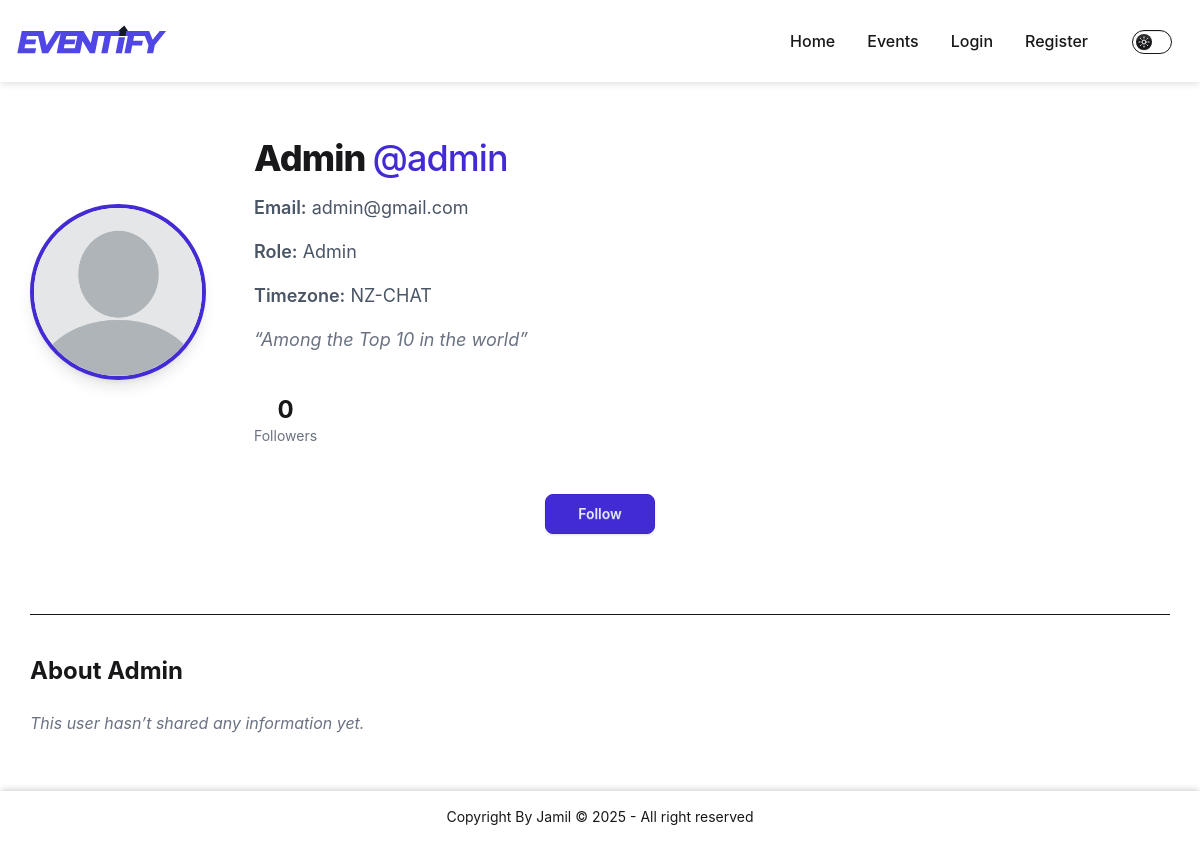
The app's page /user/admin/, older data.
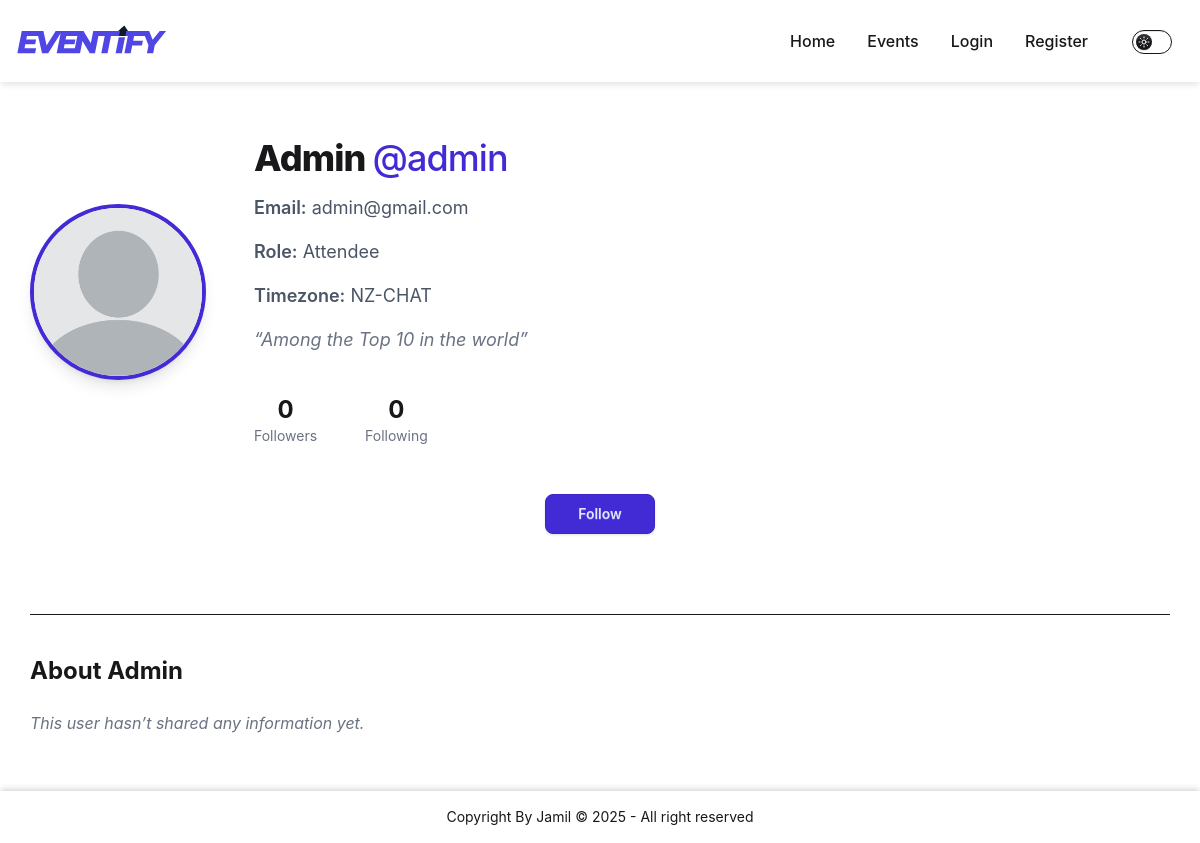
The same page, newer data.
### authentication/models.py (models this page shows, shortened)
class User(AbstractUser):
    ROLE_CHOICES = [
        ('admin', 'Admin'),
        ('organizer', 'Organizer'),
        ('attendee', 'Attendee'),
    ]
    id = models.UUIDField(
        primary_key=True,
        default=uuid.uuid4,
        editable=False
    )
    name = models.CharField(_("Full Name"), max_length=300, blank=False)
    email = models.EmailField(_("Email address"), unique=True)
    role = models.CharField(
        max_length=20, choices=ROLE_CHOICES, default='attendee'
    )
    tagline = models.CharField(_("Tagline"), max_length=150, blank=True)
    description = models.TextField(_("Description"), blank=True)
    following = models.ManyToManyField(
        'self',
        symmetrical=False,
        related_name='followers',
        blank=True
    )
    timezone = models.CharField(
        max_length=50,
        choices=[(tz, tz) for tz in pytz.all_timezones],
        default="UTC"
    )
    profile_pic = models.ImageField(
        upload_to='profiles/',
        blank=True,
        null=True
    )

### authentication/views.py (the view)
# urls.py: path('<str:username>/', views.profile, name='profile'),
def profile(request, username):
    if request.method == 'POST':
        ...
    user = get_object_or_404(User, username=username)
    return render(request, 'authentication/profile.html', {
        'user': user
    })

### templates/authentication/profile.html (shortened to what this page needs)
{% extends 'base.html' %}
{% load static thumbnail %}
{% block body %}
  <div class="min-h-[75dvh] flex flex-col items-center max-w-6xl w-[95%] mx-auto py-12">
    <div class="flex flex-col md:flex-row items-center md:items-start gap-12 w-full">
      <div class="relative">
        <div class="w-44 h-44 overflow-hidden rounded-full aspect-square border-4 border-primary shadow-lg">
          {% if user.profile_pic %}
            {% thumbnail user.profile_pic '176x176' crop='center' as thumb %}
            <img src="{{ thumb.url }}" width="{{ thumb.width }}" height="{{ thumb.height }}" alt="{{ user.name }}" class="aspect-square w-full h-full object-cover" />
            {% endthumbnail %}
          {% else %}
            <img src="{% static 'images/default-profile.webp' %}" alt="Default profile" class="aspect-square w-full h-full object-cover" />
          {% endif %}
        </div>
      </div>
      <div class="flex-1 flex flex-col gap-4">
        <h1 class="text-3xl md:text-4xl font-extrabold tracking-tight">
          {{ user.name }}
          <span class="text-primary font-medium">@{{ user.username }}</span>
        </h1>
        <p class="text-gray-600 text-lg">
          <span class="font-semibold">Email:</span> {{ user.email }}
        </p>
        <p class="text-gray-600 text-lg">
          <span class="font-semibold">Role:</span> {{ user.get_role_display }}
        </p>
        {% if user.timezone %}
          <p class="text-gray-600 text-lg">
            <span class="font-semibold">Timezone:</span> {{ user.timezone }}
          </p>
        {% endif %}
        {% if user.tagline %}
          <p class="italic text-gray-500 text-lg">“{{ user.tagline }}”</p>
        {% endif %}
        <div class="flex gap-12 mt-6">
          <div class="flex flex-col items-center">
            <span class="font-bold text-2xl">{{ user.followers.count }}</span>
            <span class="text-gray-500 text-sm">Followers</span>
          </div>
          {% if user.role == 'attendee' %}
            <div class="flex flex-col items-center">
              <span class="font-bold text-2xl">{{ user.following.count }}</span>
              <span class="text-gray-500 text-sm">Following</span>
            </div>
          {% endif %}
        </div>
      </div>
    </div>
    <div class="mt-12 flex flex-wrap gap-6 justify-center">
      {% if request.user != user %}
        <form method="post" action="{% url 'authentication:follow_toggle' user.username %}">
          <button type="submit" class="btn btn-primary px-8 py-2 rounded-lg shadow hover:scale-105 transition">
            {% if user in request.user.following.all %}
              Unfollow
            {% else %}
              Follow
            {% endif %}
          </button>
        </form>
      {% endif %}
    </div>
    <div class="mt-20 w-full border-t pt-10">
      <h2 class="text-2xl font-bold mb-6">About {{ user.name }}</h2>
      {% if user.description %}
        <p class="text-gray-700 leading-relaxed">{{ user.description }}</p>
      {% else %}
        <p class="text-gray-500 italic">This user hasn’t shared any information yet.</p>
      {% endif %}
    </div>
  </div>
{% endblock %}

### templates/base.html (shortened to what this page needs)
{% load static tailwind_tags %}
<!DOCTYPE html>
<html lang="en">
  <head>
    {% tailwind_css %}
    <link href="{% static 'css/flowbite.min.css' %}" rel="stylesheet" />
  </head>
  <body>
    {% include 'components/Navbar.html' %}
    {% block body %}{% endblock %}
    {% include 'components/footer.html' %}
  </body>
</html>

### templates/components/Navbar.html (shortened to what this page needs)
{% load static %}
<nav class="shadow-[0_4px_6px_-1px_rgba(0,0,0,0.1),0_-2px_4px_-2px_rgba(0,0,0,0.1)] mb-2">
  <div class="max-w-screen-xl flex flex-wrap items-center justify-between mx-auto p-4">
    <a href="{% url 'index' %}" class="flex items-center space-x-3 rtl:space-x-reverse"><img src="{% static 'Logo.svg' %}" class="h-8" alt="Logo" /></a>
    <div class="hidden w-full md:block md:w-auto" id="navbar-default">
      <ul class="justify-center item-start md:items-center font-medium flex flex-col p-4 md:p-0 mt-4 rounded-lg md:flex-row md:space-x-8 rtl:space-x-reverse md:mt-0">
        <li>
          <a href="{% url 'index' %}" class="block py-2 px-3 rounded-sm md:bg-transparent md:p-0" aria-current="page">Home</a>
        </li>
        <li>
          <a href="{% url 'events:events' %}" class="block py-2 px-3 rounded-sm md:hover:text-blue-700 md:p-0 dark:hover:text-white">Events</a>
        </li>
        {% if not request.user.is_authenticated %}
          <li>
            <a href="{% url 'authentication:login' %}" class="block py-2 px-3 rounded-sm md:hover:text-blue-700 md:p-0 dark:hover:text-white">Login</a>
          </li>
          <li>
            <a href="{% url 'authentication:register' %}" class="block py-2 px-3 rounded-sm md:hover:text-blue-700 md:p-0 dark:hover:text-white">Register</a>
          </li>
        {% endif %}
        <li class="p-3">
          <label class="toggle text-base-content">
          </label>
        </li>
      </ul>
    </div>
  </div>
</nav>

### templates/components/Footer.html (shortened to what this page needs)
{% load static %}
<footer class="footer sm:footer-horizontal w-full p-4 mt-2 shadow-[0_-4px_6px_-1px_rgba(0,0,0,0.1),0_-2px_4px_-2px_rgba(0,0,0,0.1)]">
  <div class="flex w-full justify-center items-center text-center">
    <p class="text-center w-full">
      Copyright By Jamil © <span id="currentFullYear"></span> - All right reserved
    </p>
  </div>
</footer>

Row changes from the older to the newer data that the page shows:
changed User "Admin": role "Admin" → "Attendee"; following.count (not shown) → "0"
Text that changed along with them:
text now shown: "Following"
